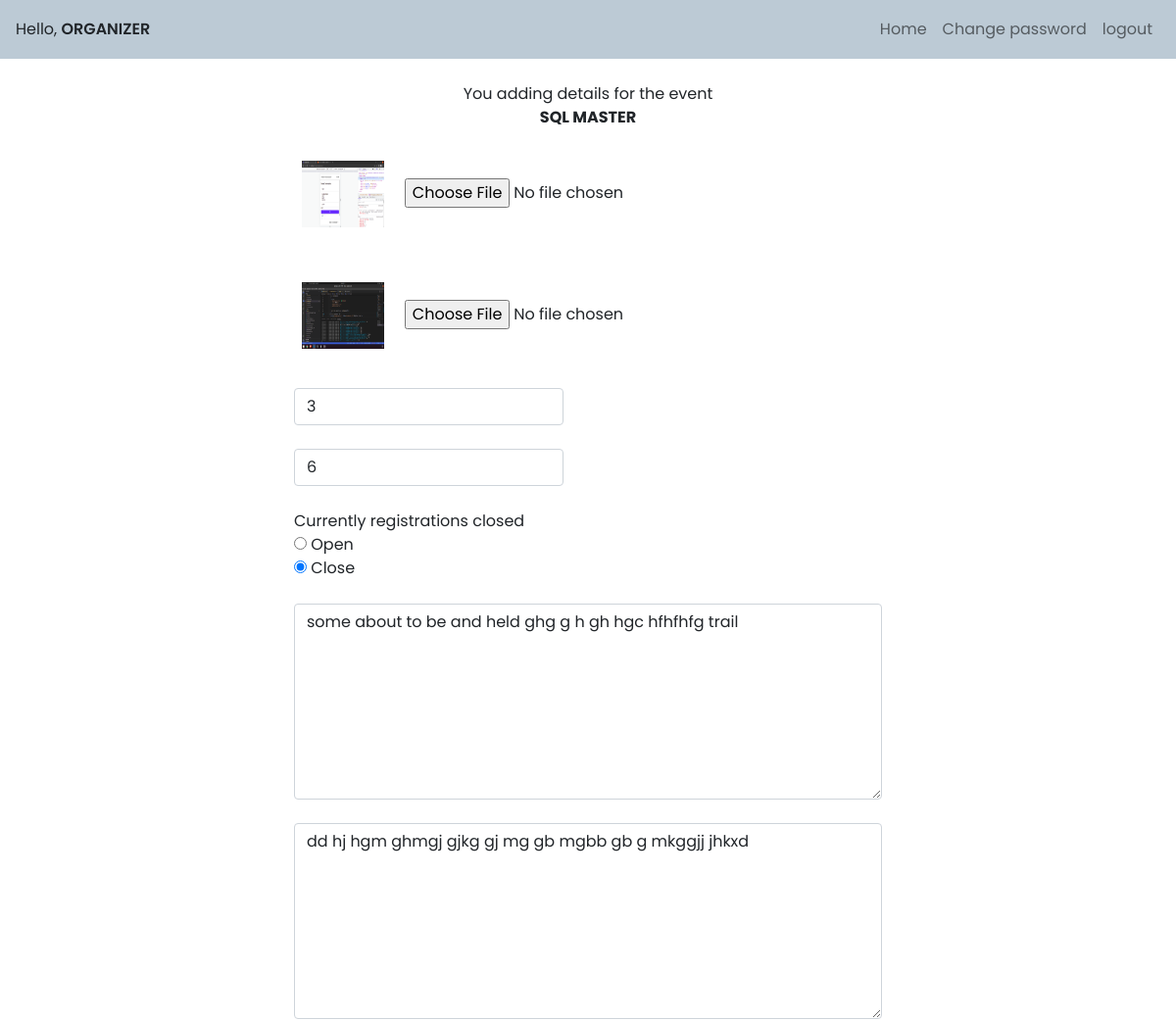
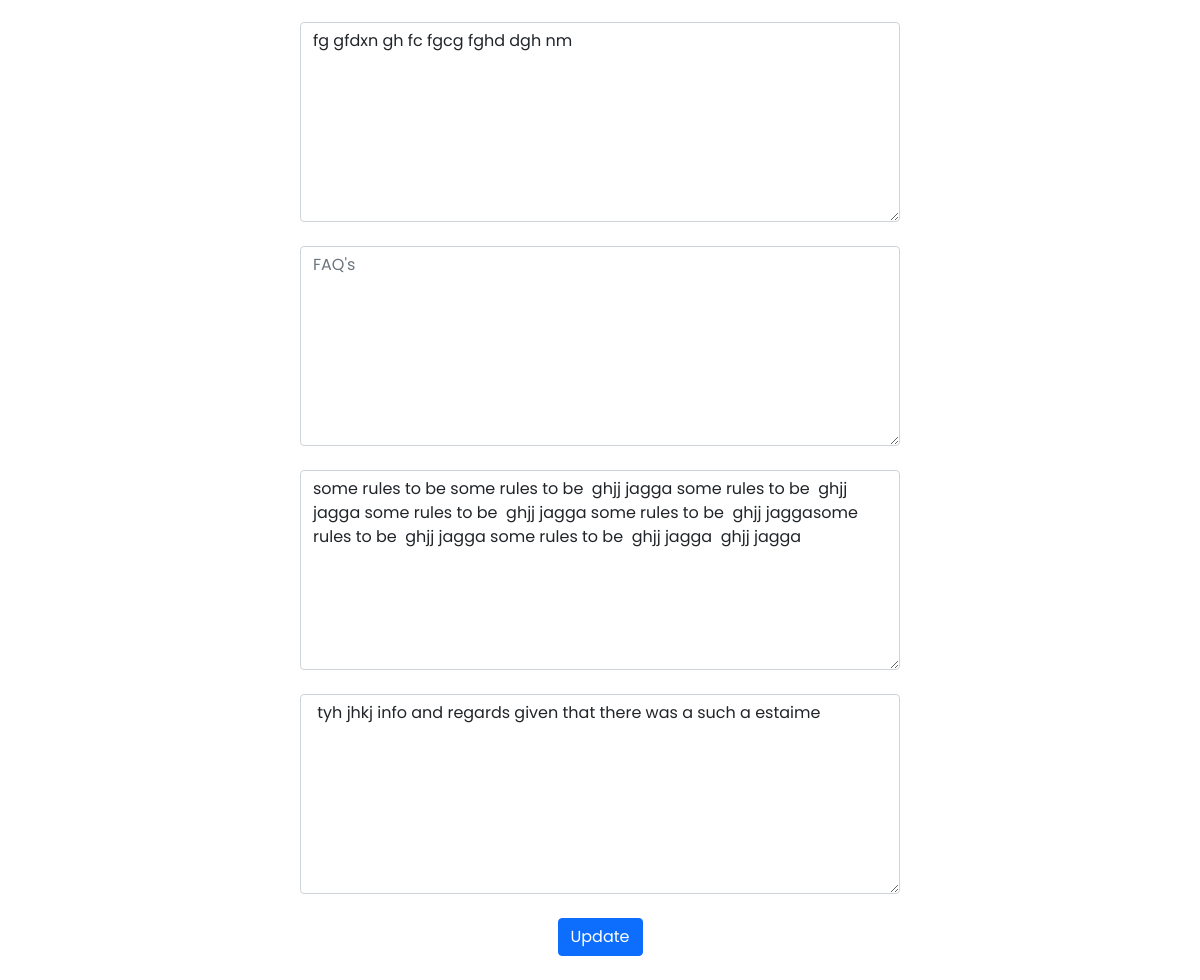
Screenshot of /dashboard.php (signed in) with the database file from the repository (2 pictures, top to bottom).
### tables this page shows
CREATE TABLE `competitions` (
  `eveSno` int(255) NOT NULL,
  `eveID` varchar(255) NOT NULL,
  `eveName` varchar(255) NOT NULL,
  `eveDepartment` varchar(255) NOT NULL,
  `eveImg` varchar(100) DEFAULT 'card_back.jpg',
  `about` text DEFAULT 'Updating soon...',
  `structure` text DEFAULT 'Updating soon...',
  `timeline` text DEFAULT 'Updating soon...',
  `rules` text DEFAULT 'Updating soon...',
  `contact_info` varchar(255) DEFAULT 'Updating soon...',
  `sponImg` varchar(100) DEFAULT NULL,
  `isRegistrationsOpened` int(10) NOT NULL DEFAULT 0,
  `minTeam` int(10) NOT NULL DEFAULT 1,
  `maxTeam` int(10) NOT NULL DEFAULT 1
);

### includes/getBack.php (called while the page is built, shortened)
<?php
$user = $_SESSION['user'];
$usernameOriginal = $_SESSION['name'];
$pieces = explode("@",$usernameOriginal);
?>

### addEvent.php (the view, shortened to what this page needs)
<?php
include "./includes/getBack.php";
?>
<?php
  $query1 = "SELECT * FROM competitions WHERE eveName='$pieces[0]'";
  $fetchedAbout = '';
  $fetchedRules = '';
  $fetchedimg = '';
  $fetchedfaq = '';
  $fetchedtimeline = '';
  $fetchedcontact = '';
  $fetchedstructure = '';
  $fetchedsponimg = '';
  $response = mysqli_query($connection,$query1);
  if(mysqli_num_rows($response)>0){
      $row = mysqli_fetch_assoc($response);
      $fetchedAbout = $row['about'];
      $fetchedstructure = $row['structure'];
      $fetchedtimeline = $row['timeline'];
      $fetchedfaq = $row['faq'];
      $fetchedRules = $row['rules'];
      $fetchedcontact = $row['contact_info'];
      $fetchedimg = $row['eveImg'];
      $fetchedsponimg = $row['sponImg'];
      $fetchedRegistrations = $row['isRegistrationsOpened'];
      $fetchedmin = $row['minTeam'];
      $fetchedmax = $row['maxTeam'];
  }
?>
<br />
    <center>
      <p style="padding:0 10px;"><?php echo "You adding details for the event <br><b style='text-transform:uppercase;'>".$pieces[0]."</b>";?></p>
    </center>
    <div class="center">
      <form method="post" action="#" enctype="multipart/form-data">
        <div class="form-group">
          <?php
            if ($fetchedimg){
              echo "<img src='images/$fetchedimg' class='eveimage'>&nbsp;&nbsp;&nbsp;";
              echo "<input type='file' name='eveimg'>";
            }
            else{
              echo "<input type='file' name='eveimg'>";
            }
          ?>
        </div>
        <br>
        <div class="form-group">
          <?php
            if ($fetchedsponimg){
              echo "<img src='images/$fetchedsponimg' class='eveimage'>&nbsp;&nbsp;&nbsp;";
              echo "<input type='file' name='sponimg'>";
            }
            else{
              echo "<input type='file' name='sponimg'>";
            }
          ?>
        </div>
        <br />
        <div class="form-group">
          <input type="number" name="min" class="form-control" value="<?php echo $fetchedmin ?>">
          <input type="number" name="max" class="form-control" value="<?php echo $fetchedmax ?>">
        </div>
        <br>
        <?php
          if($fetchedRegistrations==1){
            echo "Currently registrations opened";
          }
          else{
            echo "Currently registrations closed";
          }
        ?>
        <div class="form-group">
          <input type="radio" name="registrations" value="1" <?php if($fetchedRegistrations==1){echo "checked";} ?>>
          Open
          <br>
          <input type="radio" name="registrations" value="0" <?php if($fetchedRegistrations==0){echo "checked";} ?>>
          Close
        </div>
        <br>
        <div class="form-group">
          <textarea class="form-control heightClass" placeholder="About" name="about" <?php if($user!='organizer'){echo "disabled";} ?>><?php echo $fetchedAbout; ?></textarea>
        </div>
        <br />
        <div class="form-group">
          <textarea class="form-control heightClass" placeholder="Structure" name="structure" <?php if($user!='organizer'){echo "disabled";} ?>><?php echo $fetchedstructure; ?></textarea>
        </div>
        <br />
        <div class="form-group">
          <textarea class="form-control heightClass" placeholder="Timeline" name="timeline" <?php if($user!='organizer'){echo "disabled";} ?>><?php echo $fetchedtimeline; ?></textarea>
        </div>
        <br />
        <div class="form-group">
          <textarea class="form-control heightClass" placeholder="FAQ's" name="faq" <?php if($user!='organizer'){echo "disabled";} ?>><?php echo $fetchedfaq; ?></textarea>
        </div>
        <br />
        <div class="form-group">
          <textarea class="form-control heightClass" placeholder="Rules" name="rules" <?php if($user!='organizer'){echo "disabled";} ?>><?php echo $fetchedRules; ?></textarea>
        </div>
        <br />
        <div class="form-group">
          <textarea class="form-control heightClass" placeholder="Contact" name="contact" <?php if($user!='organizer'){echo "disabled";} ?>><?php echo $fetchedcontact; ?></textarea>
        </div>
        <br />
        <center><input type="submit" class="btn btn-primary" name="addEve" value="Update"></input></center>
      </form>
    </div>
    <br>

### css/admin.css (style rules this page uses)
* { padding: 0; margin: 0; font-family: "Poppins", sans-serif; }
.center { width: 100%; height: 50vh; display: flex; align-items: center; justify-content: center; }
.form-control { width: 275px; }

### dashboard.php (style rules this page uses)
.heightClass { width: 600px; height: 200px; }
.eveimage { width:100px; height:100px; padding:1em 0.5em; }

### addEvent.php (style rules this page uses)
.heightClass { width: 600px; height: 200px; }
.center { height: auto !important; }
.eveimage { width: 100px; height:100px; }

### rows the page displays
competitions: eveImg (picture), sponImg (picture), min "3", max "6", isRegistrationsOpened "☑", about "some about to be and held ghg g h gh hgc hfhfhfg trail", structure "dd hj hgm ghmgj gjkg gj mg gb mgbb gb g mkggjj jhkxd", timeline "fg gfdxn gh fc fgcg fghd dgh nm", rules "some rules to be some rules to be ghjj jagga some rules to be ghjj jagga some rules to be ghjj jagga some rules to be ghjj jaggasome rules to be ghjj jagga some rules to be ghjj jagga ghjj jagga", contact "tyh jhkj info and regards given that there was a such a estaime"

### other values shown
$user "ORGANIZER"
$pieces[0] "SQL MASTER"
